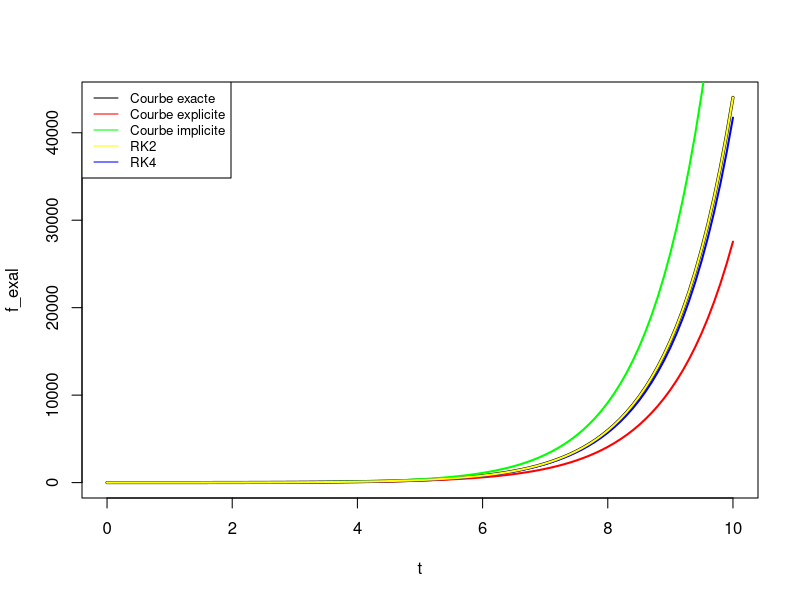

The R source for this figure:
#LE SCHEMA EXPLICITE D'EULEUR
library(kableExtra)
# y(t) = 2exp(t)-1-t
#Calcul de la fonction f

f = function(t,y){
  return(t+y)
}

#Calcul de la fonction reelle

f_exa = function(t){
  return(2*exp(t)-t-1)
}

#Euleur

f_app = function(y0,t,h){
  y = numeric(length(t))
  y[1] = y0
  for (i in 2:length(t)) {
    y[i] = y[i-1]+h*f(t[i-1],y[i-1])
  }
  return(y)
}

#Des conditions initiales

h = 0.1
Tn = 10
y0 = 1
t=seq(0,Tn,by=h)

f_appl = f_app(y0,t,h)
f_exal = mapply(f_exa,t = t)
err_g= abs(f_exal - f_appl)/h
result1 = data.frame(temps = t, sol_app1=f_appl, sol_exa=f_exal, err_gh=err_g)
#dev.new()
plot(t,f_exal,type = 'l',lwd=3)
points(t,f_appl,type='l',col='red',lwd=2)

##################################################################
#LE SCHEMA IMPLICITE D'EULEUR

#Euleur


f_app1 = function(y0,t,h){
  y = numeric(length(t))
  y[1] = y0
  
  for (i in 2:length(t)) {
    y[i] <- uniroot( function(yn1) {yn1 - y[i-1] - h * f(t[i],yn1) }, interval = c(-100000, 100000))$root
  }
  
  return(y)
}

##################################################################
#LE SCHEMA RK2

# f_app2 = function(y0,t,h){
#   y = numeric(length(t))
#   y[1] = y0
#   for (i in 2:length(t)) {
#     k1 = f(t[i-1],y[i-1])
#     k2 = f(t[i-1]+h/2,y[i-1]+h/2*k1)
#     y[i] = y[i-1]+h*k2
#   }
#   return(y)
# }

##################################################################
#LE SCHEMA RK4

f_app4 = function(y0,t,h){
  y = numeric(length(t))
  y[1] = y0
  for (i in 2:length(t)) {
    k1 = f(t[i-1],y[i-1])
    k2 = f(t[i-1]+h/2,y[i-1]+h/2*k1)
    k3 = f(t[i-1]+h/2,y[i-1]+h/2*k2)
    k4 = f(t[i-1]+h,y[i-1]+h*k3)
    y[i] = y[i-1]+h/6*(k1+2*k2+2*k3+k4)
  }
  return(y)
}


##################################################################
#LE SCHEMA RK4
f_app2 <- function( y,t, h) {
  n <- length(t)
  y_next <- numeric(n)
  y_next[1] <- y  # Valeur initiale de y
  
  for (i in 1:(n - 1)) {
    k1 <- h * f(t[i], y_next[i])
    k2 <- h * f(t[i] + h/5, y_next[i] + k1/5)
    k3 <- h * f(t[i] + 3*h/10, y_next[i] + 3*k1/40 + 9*k2/40)
    k4 <- h * f(t[i] + 3*h/5, y_next[i] + 3*h/10 - 9*k2/10 + 6*k3/5)
    k5 <- h * f(t[i] + h, y_next[i] - 11*k1/54 + 5*k2/2 - 70*k3/27 + 35*k4/27)
    k6 <- h * f(t[i] + 7*h/8, y_next[i] + 1631*k1/55296 + 175*k2/512 + 575*k3/13824 + 44275*k4/110592 + 253*k5/4096)
    
    y_next[i + 1] <- y_next[i] + (37*k1/378 + 250*k3/621 + 125*k4/594 + 512*k6/1771)
  }
  
  return(y_next)
}
##################################################################
#LE SCHEMA RK4

f_appl2 = f_app1(y0,t,h)
f_appl3 = f_app2(y0,t,h)
f_appl4 = f_app4(y0,t,h)
err_g2= abs(f_exal - f_appl2)/h
err_g3= abs(f_exal - f_appl3)/h
err_g4= abs(f_exal - f_appl4)/h
result1 = data.frame(result1,f_appl2=f_appl2,err_g2=err_g2,f_appl3=f_appl3,err_g3=err_g3,f_appl4=f_appl4,err_g4=err_g4)
points(t,f_appl2,type='l',col='green',lwd=2)
points(t,f_appl3,type='l',col='blue',lwd=2)
points(t,f_appl4,type='l',col='yellow',lwd=2)

col_names=c("ti","y_i_explicite","y(t_i)","Eg_i1/h",'y_i_implicite',"Eg_i2/h","RK2","Eg_i3/h","RK4","Eg_i4/h")  # ("Pas_i","sum El_i","max Eg_i","Ordre")
resultat_kable <- kable(result1,caption = 'Resultats numeriques obtenus pour un pas h = 0.5 sur [0,4] par les sch\'emas d\'Euler', "html", col.names = NULL,digits=4)%>%
  kable_styling(bootstrap_options = c("striped", "condensed", "bordered"))%>%
  add_header_above(col_names)%>%
  column_spec(1, bold = TRUE)%>%
  row_spec(1:nrow(result1), align = "c")
print(resultat_kable)
legend("topleft",legend = c("Courbe exacte","Courbe explicite","Courbe implicite","RK2","RK4"), col = c("black","red","green","yellow","blue"),lty = 1, cex = 0.8)
View(result1)
